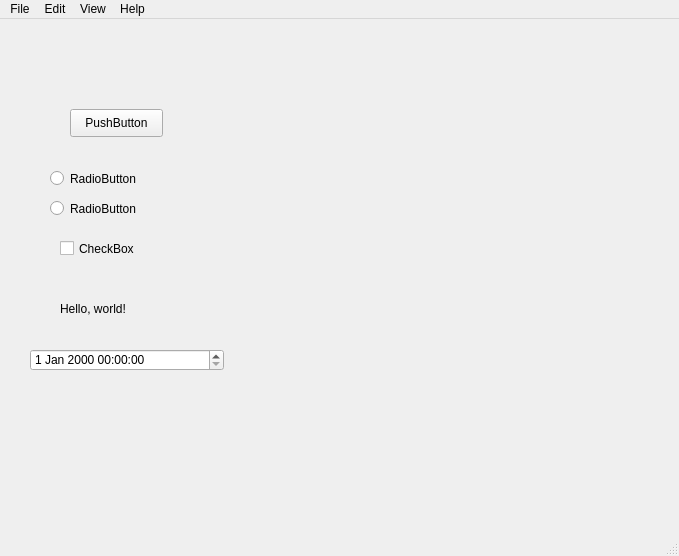
<?xml version="1.0" encoding="UTF-8"?>
<ui version="4.0">
 <class>MainWindow</class>
 <widget class="QMainWindow" name="MainWindow">
  <property name="geometry">
   <rect>
    <x>0</x>
    <y>0</y>
    <width>679</width>
    <height>556</height>
   </rect>
  </property>
  <property name="windowTitle">
   <string>MainWindow</string>
  </property>
  <widget class="QWidget" name="centralwidget">
   <widget class="QPushButton" name="pushButton">
    <property name="geometry">
     <rect>
      <x>70</x>
      <y>90</y>
      <width>93</width>
      <height>28</height>
     </rect>
    </property>
    <property name="text">
     <string>PushButton</string>
    </property>
   </widget>
   <widget class="QRadioButton" name="radioButton">
    <property name="geometry">
     <rect>
      <x>50</x>
      <y>150</y>
      <width>115</width>
      <height>19</height>
     </rect>
    </property>
    <property name="text">
     <string>RadioButton</string>
    </property>
   </widget>
   <widget class="QCheckBox" name="checkBox">
    <property name="geometry">
     <rect>
      <x>60</x>
      <y>220</y>
      <width>91</width>
      <height>19</height>
     </rect>
    </property>
    <property name="text">
     <string>CheckBox</string>
    </property>
   </widget>
   <widget class="QRadioButton" name="radioButton_2">
    <property name="geometry">
     <rect>
      <x>50</x>
      <y>180</y>
      <width>115</width>
      <height>19</height>
     </rect>
    </property>
    <property name="text">
     <string>RadioButton</string>
    </property>
   </widget>
   <widget class="QLabel" name="label">
    <property name="geometry">
     <rect>
      <x>60</x>
      <y>274</y>
      <width>151</width>
      <height>31</height>
     </rect>
    </property>
    <property name="text">
     <string>Hello, world!</string>
    </property>
   </widget>
   <widget class="QDateTimeEdit" name="dateTimeEdit">
    <property name="geometry">
     <rect>
      <x>30</x>
      <y>330</y>
      <width>194</width>
      <height>22</height>
     </rect>
    </property>
   </widget>
  </widget>
  <widget class="QMenuBar" name="menubar">
   <property name="geometry">
    <rect>
     <x>0</x>
     <y>0</y>
     <width>679</width>
     <height>26</height>
    </rect>
   </property>
   <widget class="QMenu" name="menuFile">
    <property name="title">
     <string>File</string>
    </property>
   </widget>
   <widget class="QMenu" name="menuEdit">
    <property name="title">
     <string>Edit</string>
    </property>
   </widget>
   <widget class="QMenu" name="menuView">
    <property name="title">
     <string>View</string>
    </property>
   </widget>
   <widget class="QMenu" name="menuHelp">
    <property name="title">
     <string>Help</string>
    </property>
   </widget>
   <addaction name="menuFile"/>
   <addaction name="menuEdit"/>
   <addaction name="menuView"/>
   <addaction name="menuHelp"/>
  </widget>
  <widget class="QStatusBar" name="statusbar"/>
 </widget>
 <resources/>
 <connections/>
</ui>
